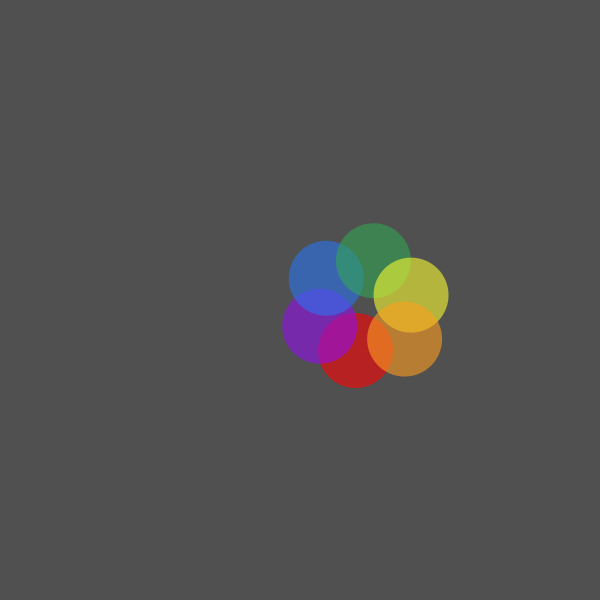
Frame 1 (no input)
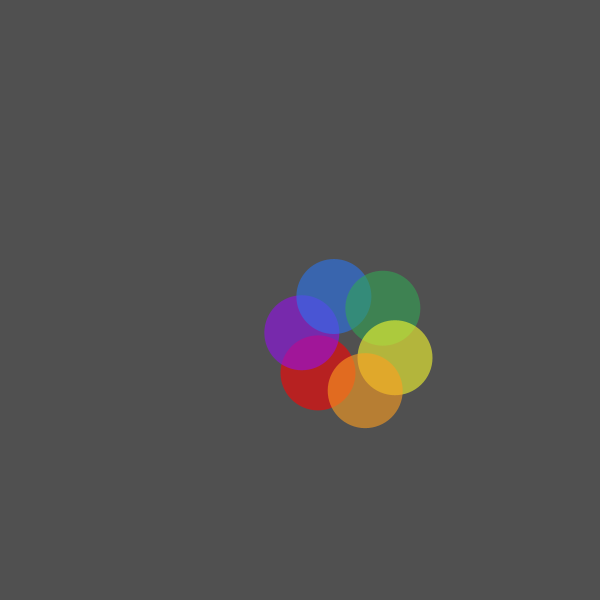
Frame 60 (the mouse pressed at the canvas centre just before this capture)
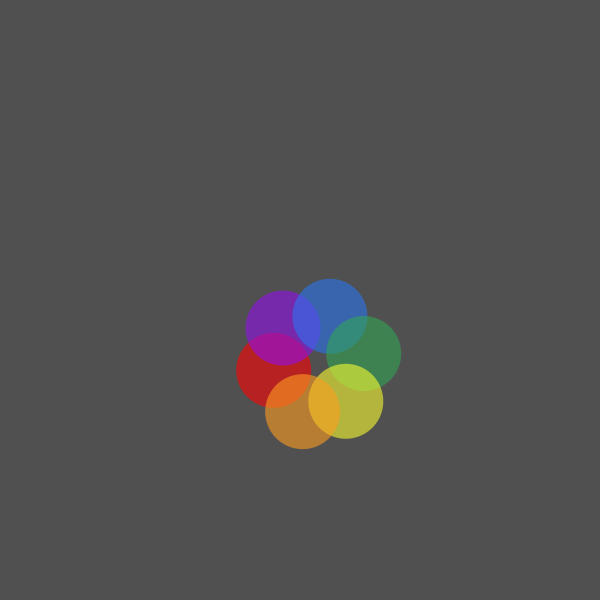
Frame 120 (the mouse held since frame 60 and released just before this capture)

The Processing sketch that drew these frames (run headless with seeded random() and noise(); from frame 60 on, the mouse is pressed at the canvas centre):

// Processing sketch: Turning_color_wheel
// ── Turning_color_wheel.pde
float angle = 0;
void setup () {
  size (600, 600);
  background(255);
}

void draw () {
  background(random (80, 23));
  noStroke ();

  pushMatrix ();
  angle += .01;
  translate (width/2, height/2);
  rotate (frameCount * 0.01);

  

  // red
  fill (#FF0000, 150);
  ellipse(56, 50, 75, 75);

  // violet
  fill (#930EED, 150);
  ellipse(20, 26, 75, 75);

  // Blue
  fill (#2973F0, 150); 
  ellipse(26, -22, 75, 75);

  // green
  fill (#32A553, 150);
  ellipse(73, -40, 75, 75);

  //yellow
  fill (#F8FC2E, 150);
  ellipse(111, -6, 75, 75);

  // orange
  fill (#FF9E1F, 150);
  ellipse(105, 38, 75, 75);
  popMatrix ();
}



void keyPressed () {

  if (key == 's') {

    save ("color-wheel.jpg");
  }
}
